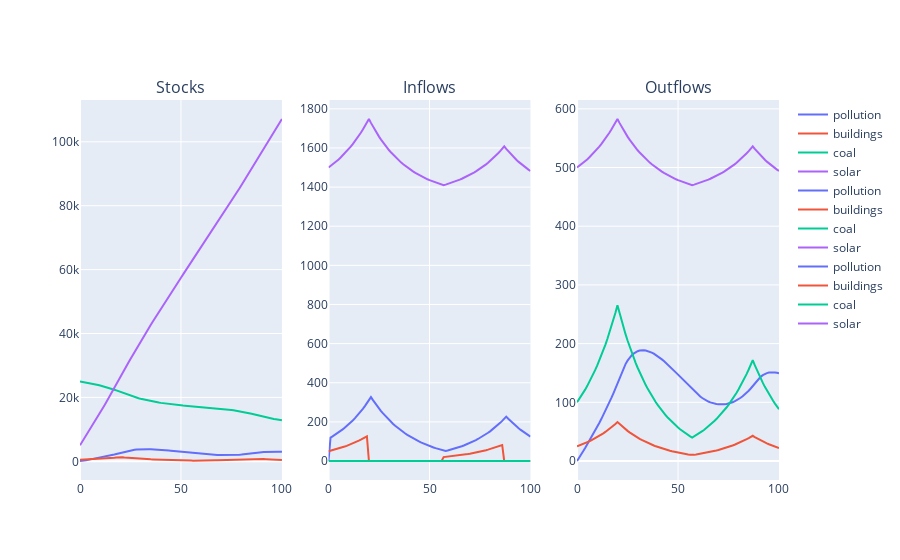

The cell this chart's notebook holds for it:
### Code cell
# effect on building stock 
b = Model()
b.pollution_lim = True
b.sensitivity = True
b.constants["lambda"] = a.constants["lambda"]*1.5
b.run_sim(time_steps=101)
b.plot_sim()
